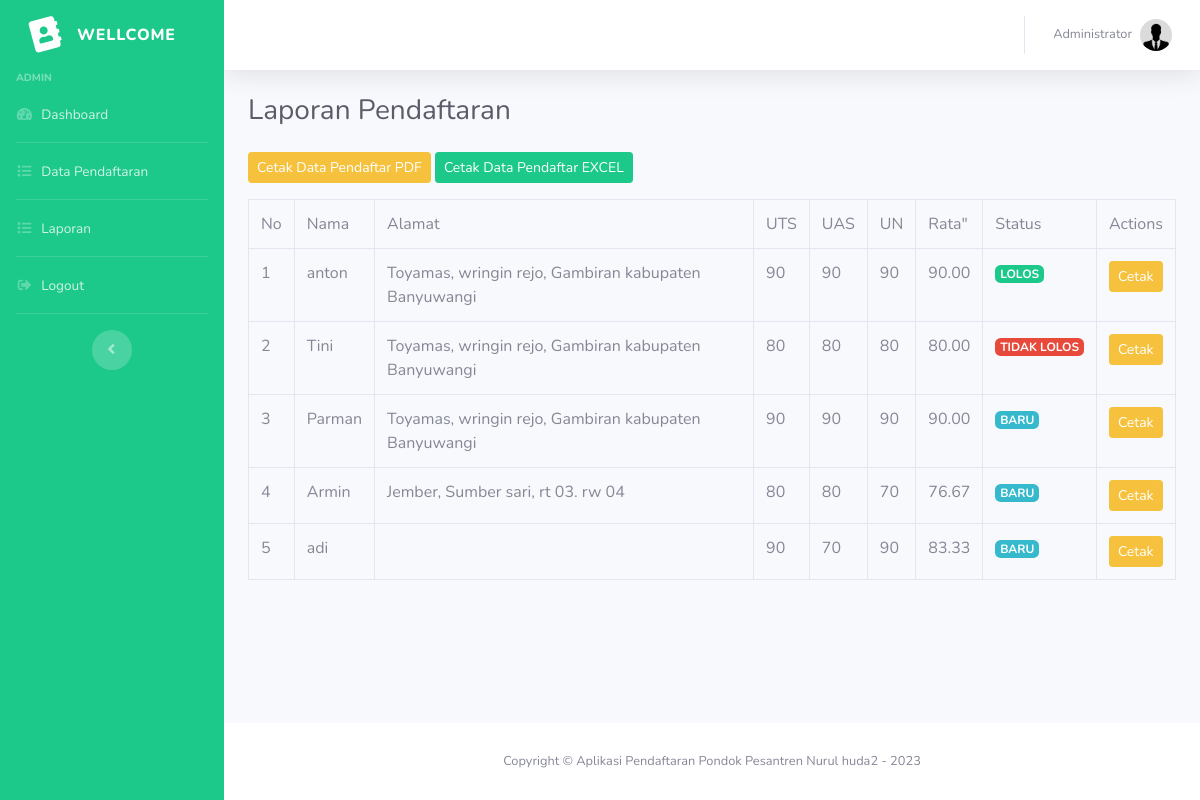
The page /admin/laporan.php (signed in) on the database its author committed.
### tables this page shows
CREATE TABLE `nilai` (
  `id` int(11) NOT NULL,
  `nilai_un` double DEFAULT NULL,
  `nilai_us` double DEFAULT NULL,
  `nilai_uts_1` double NOT NULL,
  `status` int(1) NOT NULL,
  `pendaftar_id` int(11) DEFAULT NULL
);

CREATE TABLE `pendaftar` (
  `id` int(11) NOT NULL,
  `nama` varchar(100) DEFAULT NULL,
  `tmpt_lahir` varchar(100) DEFAULT NULL,
  `tgl_lahir` date DEFAULT NULL,
  `jenis_kelamin` enum('L','P') DEFAULT NULL,
  `agama` varchar(45) DEFAULT NULL,
  `alamat` text DEFAULT NULL,
  `email` varchar(100) DEFAULT NULL,
  `telepon` varchar(45) DEFAULT NULL,
  `foto` varchar(100) NOT NULL,
  `users_id` int(11) DEFAULT NULL
);

### config/auto_load.php (called while the page is built, shortened)
<?php
$base_url = "http://localhost/pendaftaran";
?>

### admin/laporan_control.php (called while the page is built, shortened)
<?php
$all_pendaftar = mysqli_query($koneksi, "SELECT pendaftar.*, nilai.nilai_un, nilai.nilai_us, nilai.nilai_uts_1, nilai.status FROM pendaftar, nilai WHERE pendaftar.id = nilai.pendaftar_id");
?>

### admin/laporan.php (the view, shortened to what this page needs)
<?php include('../config/auto_load.php'); ?>
<?php include('laporan_control.php'); ?>
<?php include('../template/header.php'); ?>
<div class="container-fluid">
  <h1 class="h3 mb-4 text-gray-800">Laporan Pendaftaran</h1>
  <a href="<?= $base_url ?>/cetak/data_pendaftar.php" class="btn btn-warning btn-sm mb-3" target="_blank">Cetak Data Pendaftar PDF</a>
  <a href="<?= $base_url ?>/cetak/data_excel.php" class="btn btn-success btn-sm mb-3" target="_blank">Cetak Data Pendaftar EXCEL</a>
  <div class="row">
    <div class="col-md-12">
      <table class="table table-bordered table-hover">
        <tr>
          <td>No</td>
          <td>Nama</td>
          <td>Alamat</td>
          <td>UTS</td>
          <td>UAS</td>
          <td>UN</td>
          <td>Rata"</td>
          <td>Status</td>
          <td>Actions</td>
        </tr>
        <?php
        $no = 1;
        while($p = mysqli_fetch_array($all_pendaftar)) { ?>
        <tr>
          <td><?= $no++ ?></td>
          <td><?= $p['nama'] ?></td>
          <td><?= $p['alamat'] ?></td>
          <td><?= $p['nilai_uts_1'] ?></td>
          <td><?= $p['nilai_us'] ?></td>
          <td><?= $p['nilai_un'] ?></td>
          <td>
            <?=  number_format(($p['nilai_uts_1'] + $p['nilai_us'] + $p['nilai_un']) / 3, 2) ?>
          </td>
          <?php
          if($p['status'] == 0) {
            $status = '<span class="badge badge-info">BARU</span>';
          } else if ($p['status'] == 1) {
            $status = '<span class="badge badge-success">LOLOS</span>';
          } else if ($p['status'] == 2) {
            $status = '<span class="badge badge-danger">TIDAK LOLOS</span>';
          }
          ?>
          <td><?= $status ?></td>
          <td>
              <a href="<?= $base_url ?>/cetak/detail_cetak.php?id=<?= $p['id'] ?>" class="btn btn-warning btn-sm" target="_blank">Cetak</a>
          </td>
        </tr>
        <?php }
        ?>
      </table>
    </div>
  </div>
</div>
<?php include('../template/footer.php'); ?>

### rows shown on the page
nilai: pendaftar.nama "anton", pendaftar.alamat "Toyamas, wringin rejo, Gambiran kabupaten Banyuwangi", nilai_uts_1 "90", nilai_us "90", nilai_un "90", ($p['nilai_uts_1'] + $p['nilai_us'] + $p['nilai_un']) / 3 "90.00", status "LOLOS"
nilai: pendaftar.nama "Tini", pendaftar.alamat "Toyamas, wringin rejo, Gambiran kabupaten Banyuwangi", nilai_uts_1 "80", nilai_us "80", nilai_un "80", ($p['nilai_uts_1'] + $p['nilai_us'] + $p['nilai_un']) / 3 "80.00", status "TIDAK LOLOS"
nilai: pendaftar.nama "Parman", pendaftar.alamat "Toyamas, wringin rejo, Gambiran kabupaten Banyuwangi", nilai_uts_1 "90", nilai_us "90", nilai_un "90", ($p['nilai_uts_1'] + $p['nilai_us'] + $p['nilai_un']) / 3 "90.00", status "BARU"
nilai: pendaftar.nama "Armin", pendaftar.alamat "Jember, Sumber sari, rt 03. rw 04", nilai_uts_1 "80", nilai_us "80", nilai_un "70", ($p['nilai_uts_1'] + $p['nilai_us'] + $p['nilai_un']) / 3 "76.67", status "BARU"
nilai: pendaftar.nama "adi", nilai_uts_1 "90", nilai_us "70", nilai_un "90", ($p['nilai_uts_1'] + $p['nilai_us'] + $p['nilai_un']) / 3 "83.33", status "BARU"

### other values the page prints
$_SESSION['level'] "ADMIN"
$_SESSION['nama'] "Administrator"
